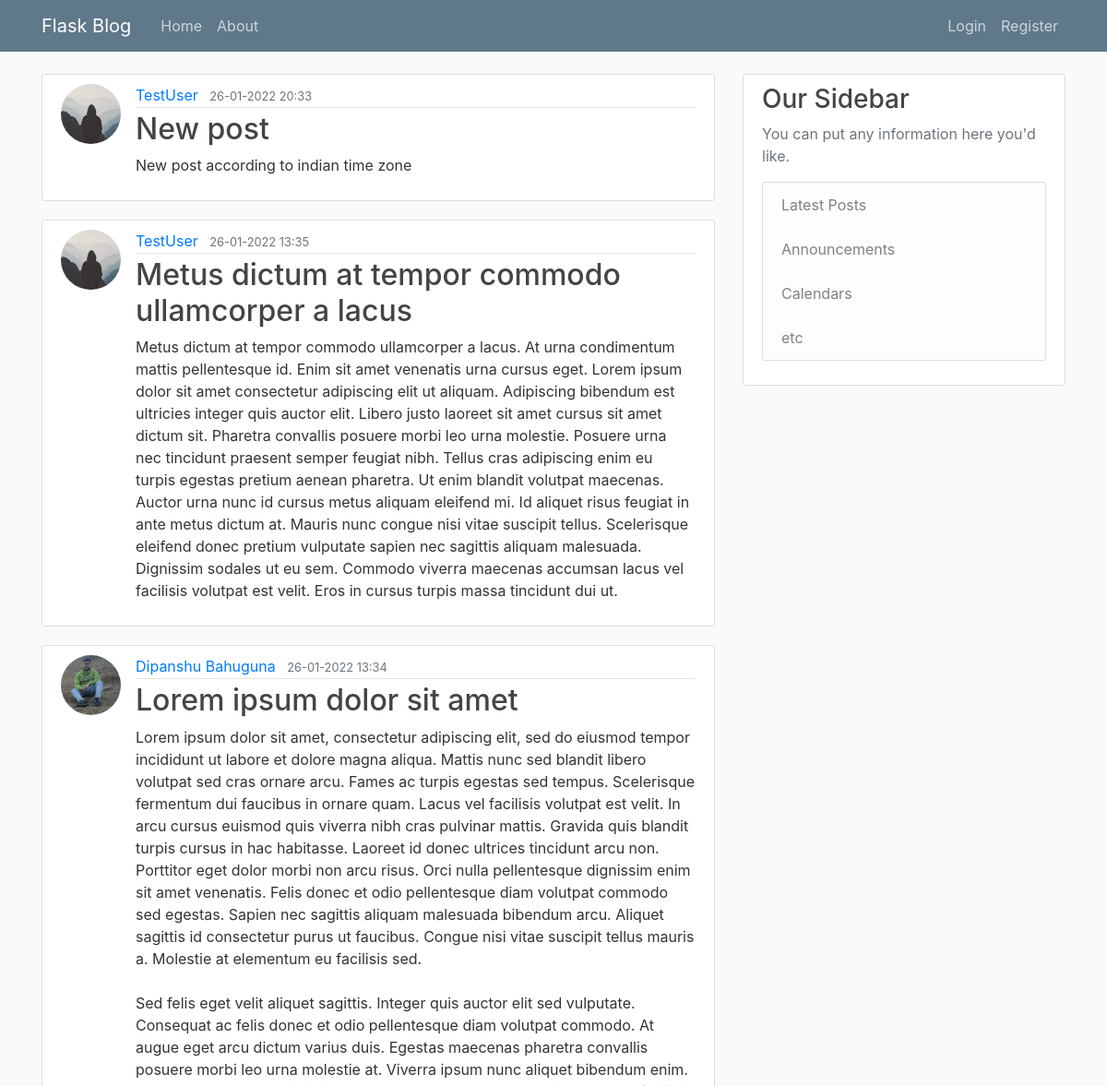
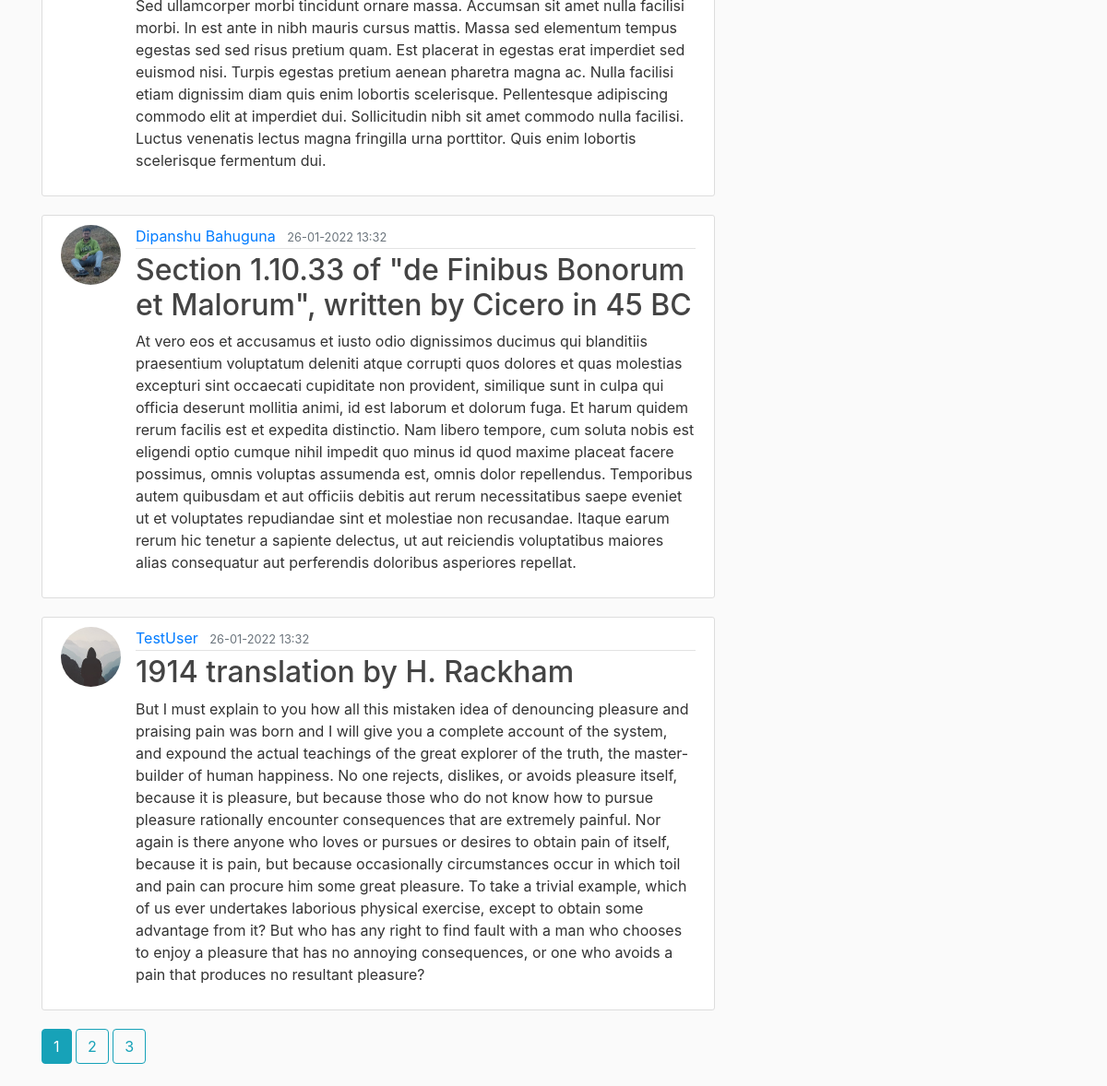
The page /home on the database its author committed (2 pictures, top to bottom).
### flaskblog/models.py (models this page shows, shortened)
class Post(db.Model):
    id = db.Column(db.Integer,primary_key=True)
    title = db.Column(db.String(20),nullable=False)
    date_posted = db.Column(db.DateTime,default=datetime.now(timezone("Asia/Kolkata")))
    content = db.Column(db.Text,nullable=False)
    user_id = db.Column(db.Integer,db.ForeignKey('user.id'),nullable=False)

class User(db.Model,UserMixin):
    id = db.Column(db.Integer,primary_key=True)
    username = db.Column(db.String(20),unique = True, nullable = False)
    email = db.Column(db.String(120),unique = True, nullable = False)
    image_file = db.Column(db.String(20), nullable = False,default='default.jpg')
    password = db.Column(db.String(60), nullable=False)
    posts = db.relationship('Post',backref = 'author', lazy = True)

### flaskblog/routes.py (the view)
@app.route("/")
@app.route("/home")
def home():
    page = request.args.get('page', 1 , type = int)
    posts = Post.query.order_by(Post.date_posted.desc()).paginate(page = page,per_page = 5)
    return render_template('home.html',posts = posts)

### flaskblog/templates/home.html
{% extends 'layout.html' %}
{% block content %}
{% for post in posts.items %}
<article class="media content-section">
    <img class="rounded-circle article-img" src="{{ url_for('static', filename ='profile_pics/' + post.author.image_file)}}"/>
    <div class="media-body">
        <div class="article-metadata">
            <a class="mr-2" href="{{ url_for('user_posts',username=post.author.username) }}">{{ post.author.username }}</a>
            <small class="text-muted">{{ post.date_posted.strftime('%d-%m-%Y  %H:%M') }}</small>
        </div>
        <h2><a class="article-title" href="{{ url_for('post',post_id = post.id) }}">{{ post.title }}</a></h2>
        <p class="article-content">{{ post.content }}</p>
    </div>
</article>
{% endfor %}
{% for page_num in posts.iter_pages(left_edge = 1,right_edge = 1,left_current = 1,right_current = 2) %}
{% if page_num %}
    {% if posts.page == page_num %}
    <a href="{{ url_for('home',page = page_num) }}" class="btn btn-info mb-4">{{ page_num }}</a>
    {% else %}
    <a href="{{ url_for('home',page = page_num) }}" class="btn btn-outline-info mb-4">{{ page_num }}</a>
    {% endif %}
{% else %}
...
{% endif%}
{% endfor %}
{% endblock content %}

### flaskblog/templates/layout.html (shortened to what this page needs)
<!DOCTYPE html>
<html lang="en">
<head>
  <link href="https://cdn.jsdelivr.net/npm/bootstrap@5.1.3/dist/css/bootstrap.min.css" rel="stylesheet"
>
  <link rel="stylesheet" href="https://maxcdn.bootstrapcdn.com/bootstrap/4.0.0/css/bootstrap.min.css"
>
  <link rel="stylesheet" type="text/css" href="{{ url_for('static',filename='main.css') }}">
</head>
<body>
  <header class="site-header">
    <nav class="navbar navbar-expand-md navbar-dark bg-steel fixed-top">
      <div class="container">
        <a class="navbar-brand mr-4" href="/">Flask Blog</a>
        <div class="collapse navbar-collapse" id="navbarToggle">
          <div class="navbar-nav mr-auto">
            <a class="nav-item nav-link" href="{{ url_for('home') }}">Home</a>
            <a class="nav-item nav-link" href="{{ url_for('about') }}">About</a>
          </div>
        </div>
        {% if current_user.is_authenticated %}
        <div class="navbar-nav ">
          <a class="nav-item nav-link" href="{{ url_for('new_post') }}">New Post</a>
          <a class="nav-item nav-link" href="{{ url_for('account') }}">Account</a>
          <a class="nav-item nav-link" href="{{ url_for('logout') }}">Logout</a>
        </div>
        {% else %}
        <div class="navbar-nav ">
          <a class="nav-item nav-link" href="{{ url_for('login') }}">Login</a>
          <a class="nav-item nav-link" href="{{ url_for('register') }}">Register</a>
        </div>
        {% endif %}
      </div>
    </nav>
  </header>
  <main role="main" class="container">
    <div class="row">
      <div class="col-md-8">
        {% block content %}{% endblock %}
      </div>
      <div class="col-md-4">
        <div class="content-section">
          <h3>Our Sidebar</h3>
          <p class='text-muted'>You can put any information here you'd like.
          <ul class="list-group">
            <li class="list-group-item list-group-item-light">Latest Posts</li>
            <li class="list-group-item list-group-item-light">Announcements</li>
            <li class="list-group-item list-group-item-light">Calendars</li>
            <li class="list-group-item list-group-item-light">etc</li>
          </ul>
          </p>
        </div>
      </div>
    </div>
  </main>
</body>
</html>

### flaskblog/static/main.css (style rules this page uses)
body { background: #fafafa; color: #333333; margin-top: 5rem; }
h1, h2, h3, h4, h5, h6 { color: #444444; }
.bg-steel { background-color: #5f788a; }
.site-header .navbar-nav .nav-link { color: #cbd5db; }
.content-section { background: #ffffff; padding: 10px 20px; border: 1px solid #dddddd; border-radius: 3px; margin-bottom: 20px; }
.article-title { color: #444444; }
.article-content { white-space: pre-line; }
.article-img { height: 65px; width: 65px; margin-right: 16px; }
.article-metadata { padding-bottom: 1px; margin-bottom: 4px; border-bottom: 1px solid #e3e3e3 }

### rows shown on the page
Post: image_file (placeholder picture), author.username "TestUser", date_posted "26-01-2022 20:33", title "New post", content "New post according to indian time zone"
Post: image_file (placeholder picture), author.username "TestUser", date_posted "26-01-2022 13:35", title "Metus dictum at tempor commodo ullamcorper a lacus", content "Metus dictum at tempor commodo ullamcorper a lacus. At urna condimentum mattis pellentesque id. Enim sit amet venenatis urna cursus eget. Lorem ipsum dolor sit amet consectetur adipiscing elit ut aliquam. Adipiscing bibendum est ultricies integer quis auctor elit. Libero justo laoreet sit amet cursus sit amet dictum sit. Pharetra convallis posuere morbi leo urna molestie. Posuere urna nec tincidunt praesent semper feugiat nibh. Tellus cras adipiscing enim eu turpis egestas pretium aenean pharetra. Ut enim blandit volutpat maecenas. Auctor urna nunc id cursus metus aliquam eleifend mi. Id aliquet risus feugiat in ante metus dictum at. Mauris nunc congue nisi vitae suscipit tellus.…"
Post: image_file (picture), author.username "Dipanshu Bahuguna", date_posted "26-01-2022 13:34", title "Lorem ipsum dolor sit amet", content "Lorem ipsum dolor sit amet, consectetur adipiscing elit, sed do eiusmod tempor incididunt ut labore et dolore magna aliqua. Mattis nunc sed blandit libero volutpat sed cras ornare arcu. Fames ac turpis egestas sed tempus. Scelerisque fermentum dui faucibus in ornare quam. Lacus vel facilisis volutpat est velit. In arcu cursus euismod quis viverra nibh cras pulvinar mattis. Gravida quis blandit turpis cursus in hac habitasse. Laoreet id donec ultrices tincidunt arcu non. Porttitor eget dolor morbi non arcu risus. Orci nulla pellentesque dignissim enim sit amet venenatis. Felis donec et odio pellentesque diam volutpat commodo sed egestas. Sapien nec sagittis aliquam malesuada bibendum arcu.…"
Post: image_file (picture), author.username "Dipanshu Bahuguna", date_posted "26-01-2022 13:32", title "Section 1.10.33 of \"de Finibus Bonorum et Malorum\", written by Cicero in 45 BC", content "At vero eos et accusamus et iusto odio dignissimos ducimus qui blanditiis praesentium voluptatum deleniti atque corrupti quos dolores et quas molestias excepturi sint occaecati cupiditate non provident, similique sunt in culpa qui officia deserunt mollitia animi, id est laborum et dolorum fuga. Et harum quidem rerum facilis est et expedita distinctio. Nam libero tempore, cum soluta nobis est eligendi optio cumque nihil impedit quo minus id quod maxime placeat facere possimus, omnis voluptas assumenda est, omnis dolor repellendus. Temporibus autem quibusdam et aut officiis debitis aut rerum necessitatibus saepe eveniet ut et voluptates repudiandae sint et molestiae non recusandae. Itaque…"
Post: image_file (placeholder picture), author.username "TestUser", date_posted "26-01-2022 13:32", title "1914 translation by H. Rackham", content "But I must explain to you how all this mistaken idea of denouncing pleasure and praising pain was born and I will give you a complete account of the system, and expound the actual teachings of the great explorer of the truth, the master-builder of human happiness. No one rejects, dislikes, or avoids pleasure itself, because it is pleasure, but because those who do not know how to pursue pleasure rationally encounter consequences that are extremely painful. Nor again is there anyone who loves or pursues or desires to obtain pain of itself, because it is pain, but because occasionally circumstances occur in which toil and pain can procure him some great pleasure. To take a trivial example,…"

### other values the page prints
{{ page_num }} "1"
{{ page_num }} "2" "3"
